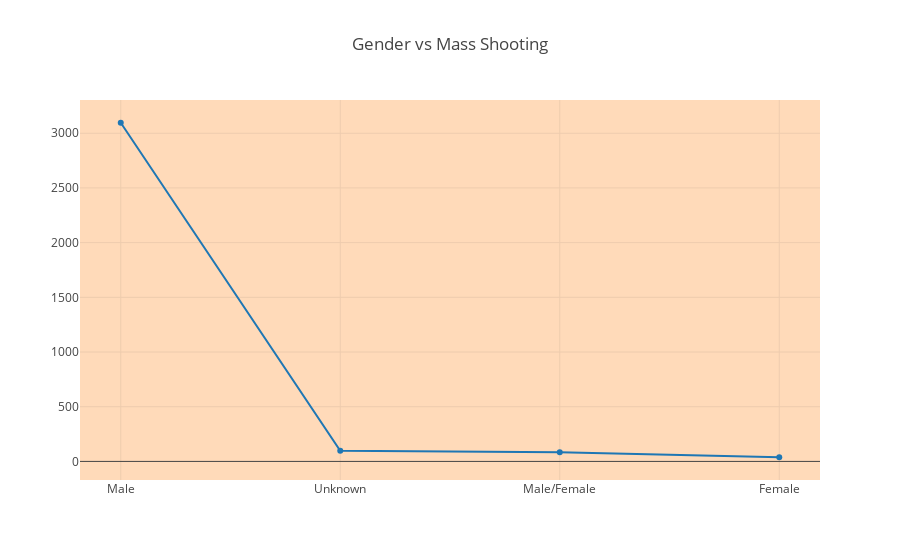

The notebook cell saved with this chart:
### Markdown cell above
Various colors : aliceblue, antiquewhite, aqua, aquamarine, azure,
            beige, bisque, black, blanchedalmond, blue,
            blueviolet, brown, burlywood, cadetblue,
            chartreuse, chocolate, coral, cornflowerblue,
            cornsilk, crimson, cyan, darkblue, darkcyan,
            darkgoldenrod, darkgray, darkgrey, darkgreen,
            darkkhaki, darkmagenta, darkolivegreen, darkorange,
            darkorchid, darkred, darksalmon, darkseagreen,
            darkslateblue, darkslategray, darkslategrey,
            darkturquoise, darkviolet, deeppink, deepskyblue,
            dimgray, dimgrey, dodgerblue, firebrick,
            floralwhite, forestgreen, fuchsia, gainsboro,
            ghostwhite, gold, goldenrod, gray, grey, green,
            greenyellow, honeydew, hotpink, indianred, indigo,
            ivory, khaki, lavender, lavenderblush, lawngreen,
            lemonchiffon, lightblue, lightcoral, lightcyan,
            lightgoldenrodyellow, lightgray, lightgrey,
            lightgreen, lightpink, lightsalmon, lightseagreen,
            lightskyblue, lightslategray, lightslategrey,
            lightsteelblue, lightyellow, lime, limegreen,
            linen, magenta, maroon, mediumaquamarine,
            mediumblue, mediumorchid, mediumpurple,
            mediumseagreen, mediumslateblue, mediumspringgreen,
            mediumturquoise, mediumvioletred, midnightblue,
            mintcream, mistyrose, moccasin, navajowhite, navy,
            oldlace, olive, olivedrab, orange, orangered,
            orchid, palegoldenrod, palegreen, paleturquoise,
            palevioletred, papayawhip, peachpuff, peru, pink,
            plum, powderblue, purple, red, rosybrown,
            royalblue, saddlebrown, salmon, sandybrown,
            seagreen, seashell, sienna, silver, skyblue,
            slateblue, slategray, slategrey, snow, springgreen,
            steelblue, tan, teal, thistle, tomato, turquoise,
            violet, wheat, white, whitesmoke, yellow,
            yellowgreen

### Code cell
trace1=go.Scatter(y=gender_data['Total victims'],x=gender_data['Gender'])
layout=dict(title='Gender vs Mass Shooting',plot_bgcolor=('peachpuff'))
py.iplot(dict(data=[trace1],layout=layout))

### Figure 1 — Plotly figure (JSON) as saved in the notebook; plotly's stock layout.template omitted (floating-point values rounded to 4 significant figures)
{"data": [{"type": "scatter", "uid": "d291ef01-4577-4ebe-a816-387e398f4ec5", "x": ["Male", "Unknown", "Male/Female", "Female"], "y": [3096, 98, 83, 38]}], "layout": {"plot_bgcolor": "peachpuff", "title": {"text": "Gender vs Mass Shooting"}}}
